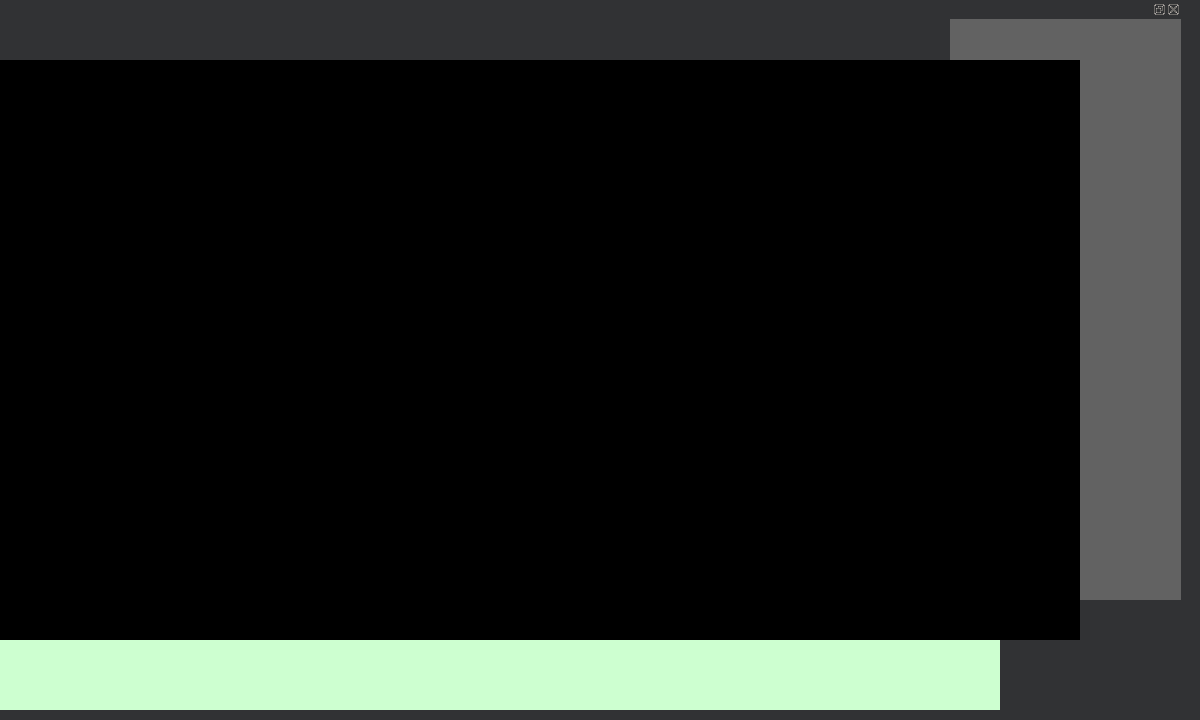
<?xml version="1.0" encoding="UTF-8"?>
<ui version="4.0">
 <class>vedioplayer</class>
 <widget class="QWidget" name="vedioplayer">
  <property name="geometry">
   <rect>
    <x>0</x>
    <y>0</y>
    <width>1200</width>
    <height>720</height>
   </rect>
  </property>
  <property name="windowTitle">
   <string>Form</string>
  </property>
  <property name="styleSheet">
   <string notr="true">background-color: rgb(49, 50, 52);</string>
  </property>
  <widget class="QDockWidget" name="playlistdock">
   <property name="geometry">
    <rect>
     <x>950</x>
     <y>0</y>
     <width>231</width>
     <height>600</height>
    </rect>
   </property>
   <widget class="playlistwind" name="playlistcontents_2">
    <property name="styleSheet">
     <string notr="true">background-color: rgb(98, 98, 98);</string>
    </property>
   </widget>
  </widget>
  <widget class="ctrlbar" name="ctrlbarwind" native="true">
   <property name="geometry">
    <rect>
     <x>0</x>
     <y>640</y>
     <width>1000</width>
     <height>70</height>
    </rect>
   </property>
   <property name="styleSheet">
    <string notr="true">background-color: rgb(205, 255, 208);</string>
   </property>
  </widget>
  <widget class="displaywind" name="showwind" native="true">
   <property name="geometry">
    <rect>
     <x>0</x>
     <y>60</y>
     <width>1080</width>
     <height>580</height>
    </rect>
   </property>
   <property name="styleSheet">
    <string notr="true">background-color: rgb(0, 0, 0);</string>
   </property>
  </widget>
 </widget>
 <customwidgets>
  <customwidget>
   <class>ctrlbar</class>
   <extends>QWidget</extends>
   <header location="global">ctrlbar.h</header>
   <container>1</container>
  </customwidget>
  <customwidget>
   <class>playlistwind</class>
   <extends>QWidget</extends>
   <header location="global">playlistwind.h</header>
   <container>1</container>
  </customwidget>
  <customwidget>
   <class>displaywind</class>
   <extends>QWidget</extends>
   <header location="global">displaywind.h</header>
   <container>1</container>
  </customwidget>
 </customwidgets>
 <resources/>
 <connections/>
</ui>
